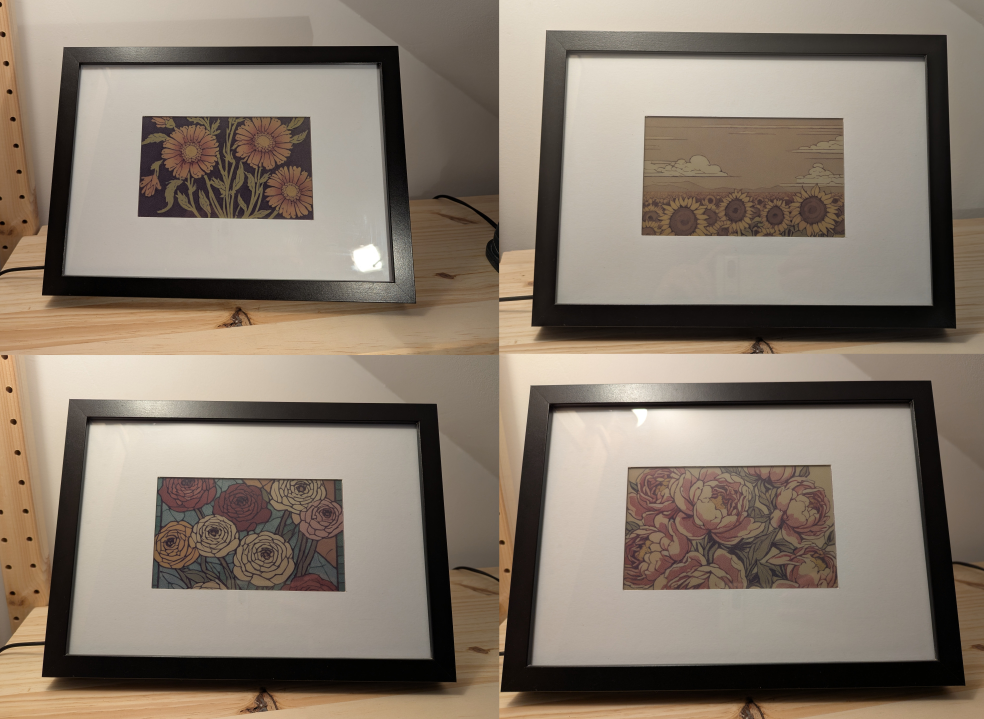
#> input picture assets/paperpiai_examples.jpg, 3936 x 2876 px (shown at 1/4 size)
$ python display_picture.py ../assets/paperpiai_examples.jpg
#> lines starting #> are read from the running program, lines starting #| are printed output that depends on the picture; long printed decimals are rounded
# display_image.py
#   Intelligently crop and scale supplied image
#   and then display on Waveshare e-paper display.
#   This script takes an input image, processes it to fit the display dimensions,
#   and can intelligently crop based on the most interesting part of the image.

import argparse
import cv2  # OpenCV for image processing
import numpy as np  # Numerical operations for image analysis
from PIL import Image  # PIL for final image conversion for Waveshare display

def load_image(image_path):
    """Load an image from file using OpenCV (in BGR format)."""
#> called with image_path = '../assets/paperpiai_examples.jpg'
    return cv2.imread(image_path)
#> returned value is the input picture: shape (2876, 3936, 3); mean B, G, R 110.4, 124, 136.9

def save_image(image_path, image):
    """Save the processed image to a file."""
    cv2.imwrite(image_path, image)

def crop(image, disp_w, disp_h, intelligent=True):
    """
    Resize and crop image to match display dimensions while preserving aspect ratio.
    If intelligent=True, uses saliency detection to keep the most interesting part of the image.

    Args:
        image: Input image (numpy array in BGR format)
        disp_w: Target display width
        disp_h: Target display height
        intelligent: Whether to use saliency detection for cropping

    Returns:
        Cropped and resized image
    """
#> called with disp_w = 800, disp_h = 480, intelligent = True
    # Get input image dimensions
    img_h, img_w, img_c = image.shape
#> img_h = 2876; img_w = 3936; img_c = 3
    print(f"Input WxH: {img_w} x {img_h}")
#| Input WxH: 3936 x 2876

    # Calculate aspect ratios
    img_aspect = img_w / img_h
#> img_aspect = 1.37
    disp_aspect = disp_w / disp_h

    print(f"Image aspect ratio {img_aspect} ({img_w} x {img_h})")
#| Image aspect ratio 1.369 (3936 x 2876)
    print(f"Display aspect ratio {disp_aspect} ({disp_w} x {disp_h})")

    # Determine how to scale the image to match display dimensions
    if img_aspect < disp_aspect:
        # Image is too tall - scale to match width and crop height
        resize = (disp_w, int(disp_w / img_aspect))
#> resize = (800, 584)
    else:
        # Image is too wide - scale to match height and crop width
        resize = (int(disp_h * img_aspect), disp_h)

    print(f"Resizing to {resize}")
#| Resizing to (800, 584)
    image = cv2.resize(image, resize)
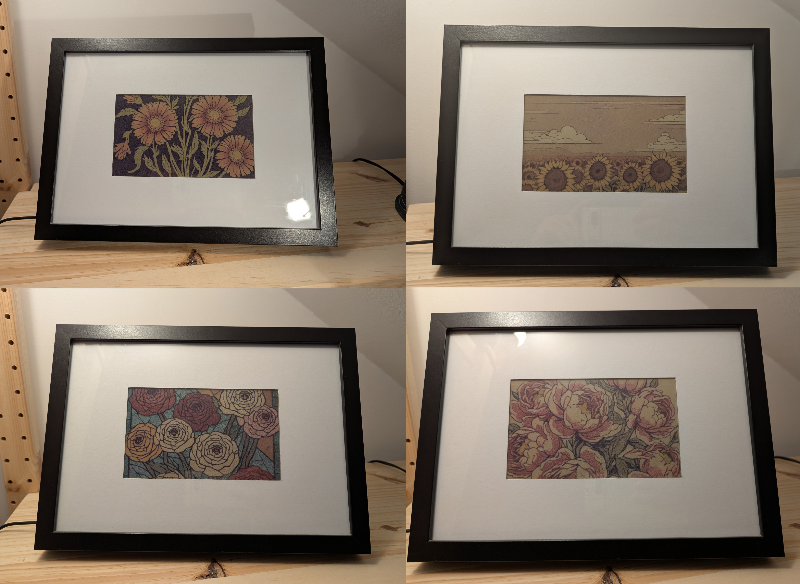
#> image: shape (584, 800, 3); mean of channels 0, 1, 2 110.3, 123.9, 136.8; drawn as B, G, R
    img_h, img_w, img_c = image.shape
#> img_h = 584; img_w = 800

    # Calculate crop offsets - one will always be 0
    x_off = int((img_w - disp_w) / 2)
#> x_off = 0
    y_off = int((img_h - disp_h) / 2)
#> y_off = 52
    assert x_off == 0 or y_off == 0, "My logic is broken"

    if intelligent:
        # Use OpenCV's saliency detection to find the most interesting part of the image
        saliency = cv2.saliency.StaticSaliencySpectralResidual_create()
        (success, saliencyMap) = saliency.computeSaliency(image)
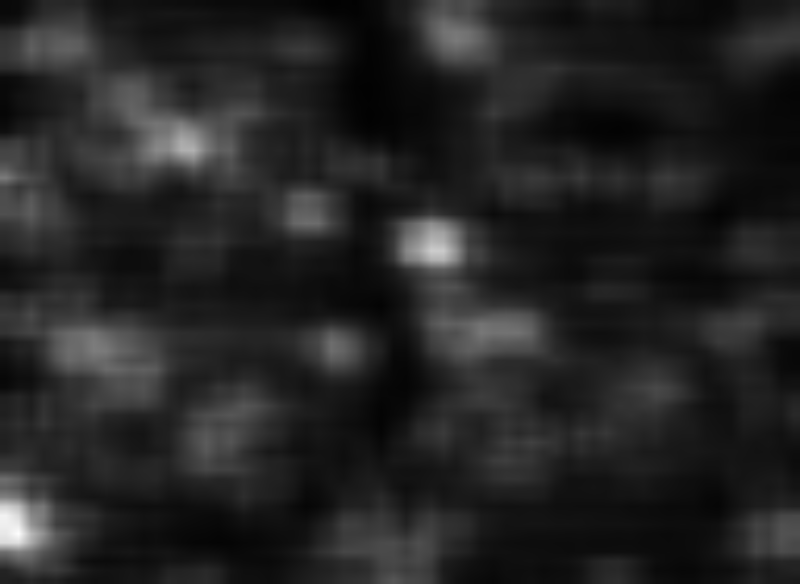
#> saliencyMap: shape (584, 800) float32; min 0.00833, max 0.995, mean 0.143
#> success = True
        saliencyMap = (saliencyMap * 255).astype("uint8")

        if x_off == 0:
            # If we're cropping height, find the most interesting vertical region
            vert = np.max(saliencyMap, axis=1)  # Collapse to 1D array
#> vert = 584 values, max 253 at index 533, min 59 at index 70, mean 114.2
            vert = np.convolve(vert, np.ones(64)/64, "same")  # Smooth the data
#> vert = 584 values, max 201.4 at index 524, min 46.3 at index 583, mean 111.9

            # Find the center of the most interesting region
            sal_centre = int(np.argmax(vert))
#> sal_centre = 524
            img_centre = int(img_h / 2)
#> img_centre = 292
            # Calculate how far we can shift the crop window
            shift_y = max(min(sal_centre - img_centre, y_off), -y_off)
#> shift_y = 52
            y_off += shift_y
#> y_off = 104
        else:
            # If we're cropping width, find the most interesting horizontal region
            horiz = np.max(saliencyMap, axis=0)  # Collapse to 1D array
            horiz = np.convolve(horiz, np.ones(64)/64, "same")  # Smooth the data

            # Find the center of the most interesting region
            sal_centre = int(np.argmax(horiz))
            img_centre = int(img_w / 2)
            # Calculate how far we can shift the crop window
            shift_x = max(min(sal_centre - img_centre, x_off), -x_off)
            x_off += shift_x

    # Crop the image to final display size
    image = image[y_off:y_off + disp_h, x_off:x_off + disp_w]
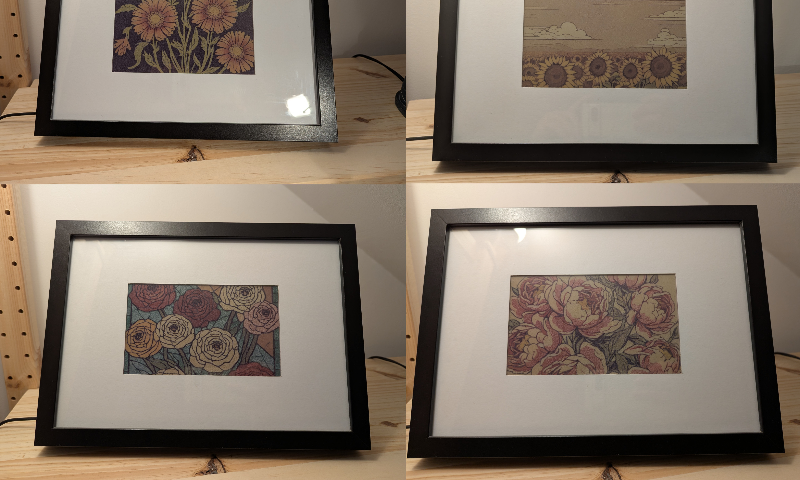
#> image: shape (480, 800, 3); mean of channels 0, 1, 2 105.4, 119.4, 133; drawn as B, G, R

    img_h, img_w, img_c = image.shape
#> img_h = 480
    print(f"Cropped WxH: {img_w} x {img_h}")
#| Cropped WxH: 800 x 480
    return image

def display_waveshare(image, saturation=1.0):
    """
    Display the image on Waveshare e-paper display.

    Args:
        image: Input image (numpy array in BGR format)
        saturation: Color saturation adjustment (not used by Waveshare)
    """
    from waveshare_epd import epd7in3f  # Import Waveshare display driver
    epd = epd7in3f.EPD()

    # Rotate image if it's taller than wide
    if image.shape[0] > image.shape[1]:
        image = cv2.rotate(image, cv2.ROTATE_90_COUNTERCLOCKWISE)

    # Convert from BGR to RGB color space for display
    image = cv2.cvtColor(image, cv2.COLOR_BGR2RGB)

    # Initialize display, show image, and put display to sleep
    epd.init()
    epd.display(epd.getbuffer(Image.fromarray(image)))
    epd.sleep()

if __name__ == "__main__":
    # Set up command line argument parsing
    ap = argparse.ArgumentParser()
    ap.add_argument("image", help="input image")
    ap.add_argument("-o", "--output", default="",
                    help="name to save cropped display image if provided")
    ap.add_argument("-p", "--portrait", action="store_true",
                    default=False, help="Portrait orientation")
    ap.add_argument("-c", "--centre_crop", action="store_true",
                    default=False, help="Simple centre cropping")
    ap.add_argument("-r", "--resize_only", action="store_true",
                    default=False, help="Simply resize image to display ignoring aspect ratio")
    ap.add_argument("--width", type=int, default=800, help="The width of the display")
    ap.add_argument("--height", type=int, default=480, help="The height of the display")
    args = vars(ap.parse_args())

    # Get display dimensions
    disp_w, disp_h = args["width"], args["height"]

    # Swap dimensions if portrait mode is requested
    if args["portrait"]:
        disp_w, disp_h = disp_h, disp_w

    # Load and process the image
    image = load_image(args["image"])
    if args["resize_only"]:
        print(f"Resizing to {disp_w}x{disp_h}")
        image = cv2.resize(image, (disp_w, disp_h))
    else:
        image = crop(image, disp_w, disp_h, intelligent=(not args["centre_crop"]))

    # Display the image
    display_waveshare(image)
#> (the call stopped at in display_waveshare, `epd = epd7in3f.EPD()`: waveshare_epd is not available in this run)

    # Save the processed image if requested
    if args["output"]:
        save_image(args["output"], image)
